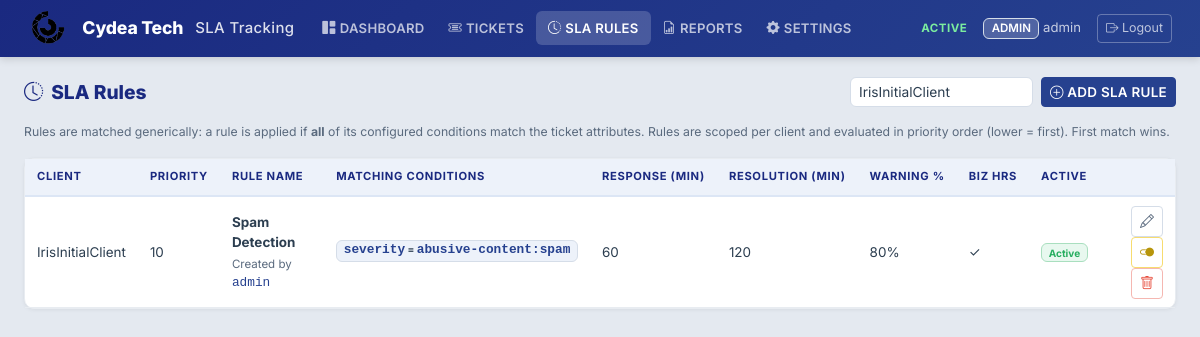
Before: /sla-rules?client_id=1 (signed in) with the older database file.
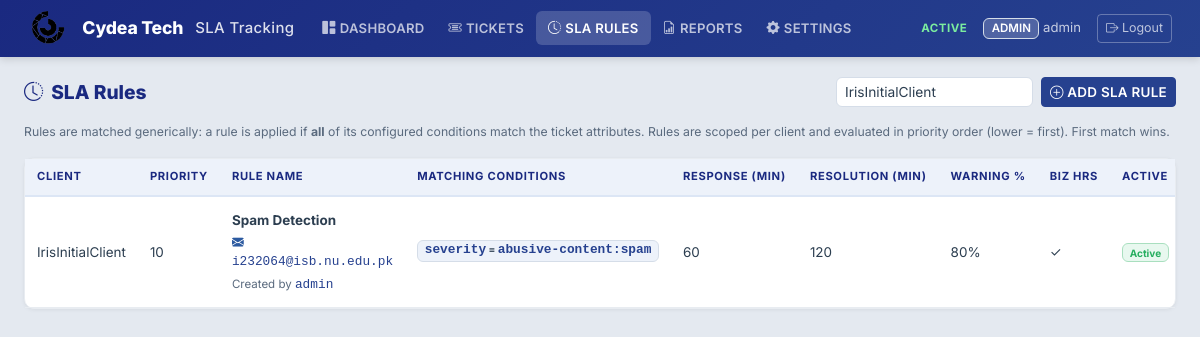
After: the same page with the newer database file.
### models/sla_rule.py (models this page shows, shortened)
class SLARule(db.Model):
    __tablename__ = "sla_rules"
    id = db.Column(db.Integer, primary_key=True)
    client_id = db.Column(
        db.Integer, db.ForeignKey("clients.id"), nullable=False, index=True
    )
    rule_name = db.Column(db.String(150), nullable=False)
    description = db.Column(db.Text, nullable=True)
    escalation_email = db.Column(db.String(255), nullable=True)
    created_by = db.Column(db.String(100), nullable=True)
    updated_by = db.Column(db.String(100), nullable=True)
    priority = db.Column(db.Integer, nullable=False, default=0)
    conditions = db.relationship(
        "SLARuleCondition",
        backref="sla_rule",
        cascade="all, delete-orphan",
        lazy="joined"
    )
    response_sla_minutes = db.Column(db.Integer, nullable=True)  # optional
    resolution_sla_minutes = db.Column(db.Integer, nullable=False)
    warning_threshold_percent = db.Column(db.Integer, nullable=False, default=80)
    business_hours_only = db.Column(db.Boolean, nullable=False, default=False)
    applies_to_status = db.Column(db.String(300), nullable=True)
    stop_status = db.Column(db.String(300), nullable=True)
    pause_status = db.Column(db.String(300), nullable=True)
    is_active = db.Column(db.Boolean, default=True, nullable=False, index=True)
    created_at = db.Column(db.DateTime, default=lambda: datetime.now(timezone.utc))
    updated_at = db.Column(
        db.DateTime,
        default=lambda: datetime.now(timezone.utc),
        onupdate=lambda: datetime.now(timezone.utc),
    )
    tickets = db.relationship("Ticket", backref="sla_rule", lazy="dynamic")

class SLARuleCondition(db.Model):
    __tablename__ = "sla_rule_conditions"
    id = db.Column(db.Integer, primary_key=True)
    sla_rule_id = db.Column(
        db.Integer,
        db.ForeignKey("sla_rules.id", ondelete="CASCADE"),
        nullable=False,
        index=True,
    )
    field_name = db.Column(db.String(100), nullable=False)
    field_value = db.Column(db.String(150), nullable=False)

### models/client.py (models this page shows, shortened)
class Client(db.Model):
    __tablename__ = "clients"
    id = db.Column(db.Integer, primary_key=True)
    name = db.Column(db.String(200), unique=True, nullable=False)
    iris_customer_id = db.Column(db.String(100), nullable=True, index=True)
    city = db.Column(db.String(100), nullable=True, default="Islamabad")
    timezone = db.Column(db.String(50), nullable=False, default="Asia/Karachi")
    business_hours_start = db.Column(db.String(10), nullable=True)
    business_hours_end = db.Column(db.String(10), nullable=True)
    business_hours_days = db.Column(db.String(50), nullable=True)
    is_active = db.Column(db.Boolean, default=True, nullable=False)
    created_at = db.Column(db.DateTime, default=lambda: datetime.now(timezone.utc))
    updated_at = db.Column(
        db.DateTime,
        default=lambda: datetime.now(timezone.utc),
        onupdate=lambda: datetime.now(timezone.utc),
    )
    sla_rules = db.relationship("SLARule", backref="client", lazy="dynamic")
    tickets = db.relationship("Ticket", backref="client", lazy="dynamic")
    field_mappings = db.relationship("FieldMapping", backref="client", lazy="dynamic")

### routes/sla_rule_routes.py (the view)
@sla_rule_bp.route("/sla-rules")
@login_required
@permission_required("manage_sla_rules")
def rule_list():
    client_id = request.args.get("client_id", type=int)
    query = SLARule.query
    if client_id:
        query = query.filter_by(client_id=client_id)
    rules = query.order_by(SLARule.client_id.asc(), SLARule.priority.asc(), SLARule.id.asc()).all()
    clients = Client.query.filter_by(is_active=True).order_by(Client.name).all()
    return render_template(
        "sla_rules.html",
        rules=rules,
        clients=clients,
        selected_client_id=client_id,
    )

### models/user.py (called while the page is built)
    def has_permission(self, permission):
        return permission in ROLE_PERMISSIONS.get(self.role, set())

    @property
    def is_active(self):
        return self.is_active_user

### templates/sla_rules.html (shortened to what this page needs)
{% extends "base.html" %}
{% block content %}
<div class="dashboard-header">
    <h3><i class="bi bi-clock-history me-2"></i>SLA Rules</h3>
    <div class="d-flex gap-2 align-items-center">
        <form method="GET" class="d-flex gap-2 align-items-center">
            <select name="client_id" class="form-select form-select-sm" style="width:auto;" onchange="this.form.submit()">
                {% for c in clients %}
                <option value="{{ c.id }}" {% if selected_client_id == c.id %}selected{% endif %}>{{ c.name }}</option>
                {% endfor %}
            </select>
        </form>
        <a href="{{ url_for('sla_rules.rule_create') }}" class="btn btn-primary btn-sm">
            <i class="bi bi-plus-circle"></i> Add SLA Rule
        </a>
    </div>
</div>
<p class="text-muted small">
    Rules are matched generically: a rule is applied if <strong>all</strong> of its configured conditions match the ticket attributes.
    Rules are scoped per client and evaluated in priority order (lower = first). First match wins.
</p>
<div class="card p-0">
    <div class="table-responsive">
        <table class="table table-hover mb-0 align-middle">
            <thead>
                <tr>
                    <th>Client</th><th>Priority</th><th>Rule Name</th><th>Matching Conditions</th>
                    <th>Response (min)</th><th>Resolution (min)</th><th>Warning %</th><th>Biz Hrs</th><th>Active</th><th></th>
                </tr>
            </thead>
            <tbody>
            {% for rule in rules %}
                <tr>
                    <td>{{ rule.client.name if rule.client else '—' }}</td>
                    <td>{{ rule.priority }}</td>
                    <td>
                        <strong>{{ rule.rule_name }}</strong>
                        {% if rule.escalation_email %}<div class="text-info small mt-1"><i class="bi bi-envelope-fill"></i> <code>{{ rule.escalation_email }}</code></div>{% endif %}
                        <div class="text-muted mt-1" style="font-size:0.72rem;">{% if rule.created_by %}Created by <code>{{ rule.created_by }}</code>{% endif %}</div>
                    </td>
                    <td>{% for cond in rule.conditions %}<span class="badge bg-light text-dark border mb-1"><code>{{ cond.field_name }}</code> = <code>{{ cond.field_value }}</code></span>{% if not loop.last %}<br>{% endif %}{% else %}<span class="text-muted small">— None —</span>{% endfor %}</td>
                    <td>{{ rule.response_sla_minutes or '-' }}</td>
                    <td>{{ rule.resolution_sla_minutes }}</td>
                    <td>{{ rule.warning_threshold_percent }}%</td>
                    <td>{{ '✓' if rule.business_hours_only else '—' }}</td>
                    <td>{% if rule.is_active %}<span class="badge bg-success">Active</span>{% else %}<span class="badge bg-secondary">Inactive</span>{% endif %}</td>
                    <td class="text-end">
                        <a href="{{ url_for('sla_rules.rule_edit', rule_id=rule.id) }}" class="btn btn-sm btn-outline-secondary"><i class="bi bi-pencil"></i></a>
                        <form method="POST" action="{{ url_for('sla_rules.rule_toggle', rule_id=rule.id) }}" class="d-inline"><input type="hidden" name="csrf_token" value="{{ csrf_token() }}"><button class="btn btn-sm btn-outline-warning"><i class="bi bi-toggle2-on"></i></button></form>
                        <form method="POST" action="{{ url_for('sla_rules.rule_delete', rule_id=rule.id) }}" class="d-inline" onsubmit="return confirm('Delete this SLA rule?');"><input type="hidden" name="csrf_token" value="{{ csrf_token() }}"><button class="btn btn-sm btn-outline-danger"><i class="bi bi-trash"></i></button></form>
                    </td>
                </tr>
            {% else %}
                <tr><td colspan="11" class="text-center text-muted py-4">No SLA rules configured yet.</td></tr>
            {% endfor %}
            </tbody>
        </table>
    </div>
</div>
{% endblock %}

Changed rows visible on the page:
changed SLARule "Spam Detection": escalation_email (not shown) → "i232064@isb.nu.edu.pk"
